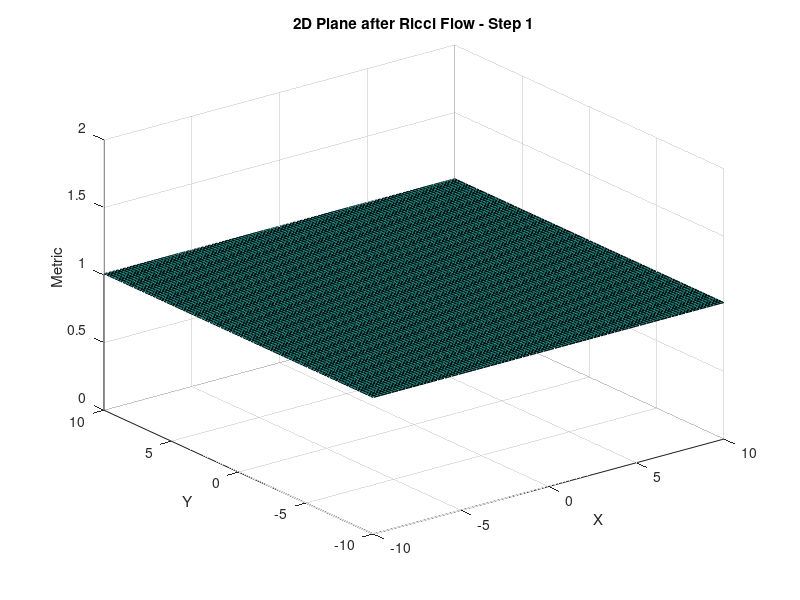

Reproduce this figure in MATLAB. (Note: this script raises an error after producing the figure.)
% Ricci_flow_example3
% Define the grid on the 2D plane
x = linspace(-10, 10, 100);
y = linspace(-10, 10, 100);
[X, Y] = meshgrid(x, y);

% Number of time steps and time step size
num_steps = 50;
time_step_size = 0.1;

% Initialize the metric tensor
metric = ones(size(X));

% Create a figure for animation
figure;
axis tight manual;
filename = 'ricci_flow_animation.gif';

% Evolve the metric over time steps and animate the process
for t = 1:num_steps
    % Ricci flow doesn't change the flat metric
    % But we can add a time-dependent factor for visualization purposes
    metric = metric + 0.1 * sin(t * time_step_size) * ones(size(X));
    
    % Plot the evolving 2D plane with updated metric
    surf(X, Y, metric);
    title(['2D Plane after Ricci Flow - Step ' num2str(t)]);
    xlabel('X');
    ylabel('Y');
    zlabel('Metric');
    
    % Adjust axis for better visualization
    axis([-10, 10, -10, 10, 0, 2]);
    drawnow;
    
    % Capture the frame for animation
    frame = getframe(gcf);
    im = frame2im(frame);
    [A, map] = rgb2ind(im, 256);
    
    % Save the frame to the GIF file
    if t == 1
        imwrite(A, map, filename, 'gif', 'LoopCount', Inf, 'DelayTime', 0.1);
    else
        imwrite(A, map, filename, 'gif', 'WriteMode', 'append', 'DelayTime', 0.1);
    end
end
